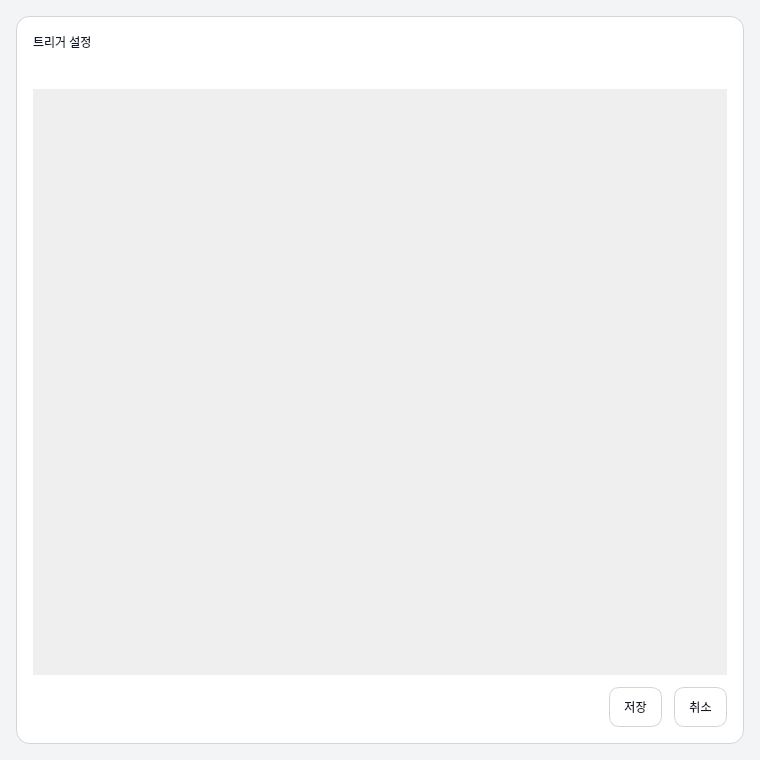
<?xml version="1.0" encoding="UTF-8"?>
<ui version="4.0">
 <class>TriggerDialog</class>
 <widget class="QDialog" name="TriggerDialog">
  <property name="geometry"><rect><x>0</x><y>0</y><width>760</width><height>760</height></rect></property>
  <property name="windowTitle"><string>트리거 설정</string></property>
  <property name="styleSheet"><string notr="true">QDialog { background: #f3f4f6; }
QFrame#DialogCard { background: white; border: 1px solid #d1d5db; border-radius: 14px; }
QFrame#TriggerCard { background: #f9fafb; border: 1px solid #e5e7eb; border-radius: 12px; }
QPushButton {
  min-height: 38px;
  padding: 0 14px;
  border-radius: 10px;
  border: 1px solid #d1d5db;
  background: white;
  color: #111827;
  font: 9pt 'Malgun Gothic';
}
QPushButton#PrimaryButton { background: #0ea5e9; border-color: #0284c7; color: white; font-weight: 700; }
QLabel, QCheckBox, QComboBox, QLineEdit { color: #111827; font: 9pt 'Malgun Gothic'; }
QComboBox, QLineEdit {
  min-height: 36px;
  border-radius: 10px;
  border: 1px solid #d1d5db;
  background: white;
  padding-left: 10px;
}
QLabel#label_title { font: 700 12pt 'Malgun Gothic'; }
QLabel#label_subtitle { color: #4b5563; font: 9pt 'Malgun Gothic'; }
</string></property>
  <layout class="QVBoxLayout" name="root_layout">
   <property name="leftMargin"><number>16</number></property>
   <property name="topMargin"><number>16</number></property>
   <property name="rightMargin"><number>16</number></property>
   <property name="bottomMargin"><number>16</number></property>
   <item>
    <widget class="QFrame" name="DialogCard">
     <layout class="QVBoxLayout" name="card_layout">
      <property name="leftMargin"><number>16</number></property>
      <property name="topMargin"><number>16</number></property>
      <property name="rightMargin"><number>16</number></property>
      <property name="bottomMargin"><number>16</number></property>
      <property name="spacing"><number>12</number></property>
      <item><widget class="QLabel" name="label_title"><property name="text"><string>트리거 설정</string></property></widget></item>
      <item><widget class="QLabel" name="label_subtitle"><property name="text"><string/></property><property name="wordWrap"><bool>true</bool></property></widget></item>
      <item>
       <widget class="QScrollArea" name="scroll_area">
        <property name="frameShape"><enum>QFrame::NoFrame</enum></property>
        <property name="widgetResizable"><bool>true</bool></property>
        <widget class="QWidget" name="scroll_host">
         <layout class="QVBoxLayout" name="scroll_layout">
          <property name="leftMargin"><number>0</number></property>
          <property name="topMargin"><number>0</number></property>
          <property name="rightMargin"><number>0</number></property>
          <property name="bottomMargin"><number>0</number></property>
          <property name="spacing"><number>12</number></property>
         </layout>
        </widget>
       </widget>
      </item>
      <item>
       <layout class="QHBoxLayout" name="footer_layout">
        <item><spacer name="footer_spacer"><property name="orientation"><enum>Qt::Horizontal</enum></property><property name="sizeHint" stdset="0"><size><width>40</width><height>20</height></size></property></spacer></item>
        <item><widget class="QPushButton" name="button_save"><property name="objectName"><string>PrimaryButton</string></property><property name="text"><string>저장</string></property></widget></item>
        <item><widget class="QPushButton" name="button_cancel"><property name="text"><string>취소</string></property></widget></item>
       </layout>
      </item>
     </layout>
    </widget>
   </item>
  </layout>
 </widget>
 <resources/>
 <connections/>
</ui>
